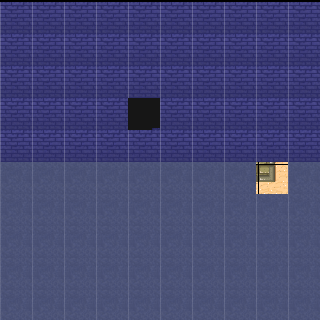

The image is a tile-based game level rendered from a .tmx file. Its description and complete source (layers, tilesets, objects, tile grids) follow:
An orthogonal 10x10 tile map with 32x32 px tiles, 1 tile layer (Tile Layer 1), 2 tilesets and 19 objects (Enemy, static_rock, test_pipe, SomeBossTrigger, MapLoad).

<map version="1.0" orientation="orthogonal" renderorder="right-down" width="10" height="10" tilewidth="32" tileheight="32" nextobjectid="39">
 <tileset firstgid="1" name="sewer_tileset" tilewidth="32" tileheight="32" tilecount="36" columns="6">
  <image source="sewer_tileset.png" width="192" height="217" />
  <tile id="0">
   <properties>
    <property name="solid" type="bool" value="true" />
   </properties>
  </tile>
  <tile id="9">
   <animation>
    <frame tileid="9" duration="475" />
    <frame tileid="22" duration="100" />
    <frame tileid="23" duration="100" />
    <frame tileid="28" duration="100" />
    <frame tileid="29" duration="100" />
   </animation>
  </tile>
  <tile id="24">
   <objectgroup draworder="index">
    <object id="13" x="12.5" y="23.875">
     <polygon points="0.25,-0.75 10.125,3.75 9.5,-15.125 3.09091,-6.70455" />
    </object>
   </objectgroup>
  </tile>
  <tile id="27">
   <objectgroup draworder="index">
    <object id="6" x="10.5455" y="2.81818">
     <polygon points="0,0 -8.18182,16.8182 -1.27273,25.7273 13.3636,26.6364 18.4545,20.4545 7.63636,12.7273 12.5455,6.54545 13.4545,1.18182" />
    </object>
   </objectgroup>
  </tile>
 </tileset>
 <tileset firstgid="37" name="another_tileset" tilewidth="32" tileheight="32" tilecount="48" columns="8">
  <image source="tmw_desert_spacing.png" width="265" height="199" />
  <tile id="18">
   <objectgroup draworder="index">
    <object id="1" x="15" y="19" width="13" height="10" />
    <object id="2" x="9" y="4" width="13" height="10" />
   </objectgroup>
  </tile>
  <tile id="26">
   <objectgroup draworder="index">
    <object id="1" x="9" y="9" width="18" height="13" />
   </objectgroup>
  </tile>
  <tile id="31">
   <objectgroup draworder="index">
    <object id="6" x="17" y="7.09091">
     <polygon points="-0.272727,0.454545 -2.36364,5.09091 -4,11.7273 2.54545,11.2727 6.36364,17.6364 11.5455,16.5455 5.81818,5.90909 14.3636,2.90909 9.45455,-0.181818" />
    </object>
   </objectgroup>
  </tile>
 </tileset>
 <objectgroup name="Boundaries">
  <object id="34" x="0" y="320">
   <polygon points="0,0 0,-320 -32,-320 -32,0" />
  </object>
  <object id="35" x="0" y="320">
   <polygon points="0,0 0,32 320,32 320,0" />
  </object>
  <object id="36" x="320" y="320">
   <polygon points="0,0 0,-320 32,-320 32,0" />
  </object>
  <object id="37" x="0" y="0">
   <polygon points="0,0 0,-32 320,-32 320,0" />
  </object>
 </objectgroup>
 <layer name="Tile Layer 1" width="10" height="10" offsetx="0" offsety="2">
  <data encoding="csv">
7,7,7,7,7,7,7,7,7,7,
7,7,7,7,7,7,7,7,7,7,
7,7,7,7,7,7,7,7,7,7,
7,7,7,7,10,7,7,7,7,7,
7,7,7,7,7,7,7,7,7,7,
19,19,19,19,19,19,19,19,55,19,
19,19,19,19,19,19,19,19,19,19,
19,19,19,19,19,19,19,19,19,19,
19,19,19,19,19,19,19,19,19,19,
19,19,19,19,19,19,19,19,19,19
</data>
 </layer>
 <objectgroup name="Dynamic Entities">
  <object id="7" name="SpiderBoss" type="Enemy" gid="82" x="8.66663" y="147.666" width="32" height="32" />
 </objectgroup>
 <objectgroup name="Static Entities" offsetx="0" offsety="-1">
  <object id="6" gid="28" x="110.667" y="247.667" width="32" height="32">
   <properties>
    <property name="visLayer" type="int" value="0" />
   </properties>
  </object>
  <object id="18" name="static_rock" gid="68" x="83.1667" y="267" width="32" height="32">
   <properties>
    <property name="visLayer" value="0" />
   </properties>
  </object>
  <object id="19" gid="1" x="262.667" y="64" width="32" height="32" />
  <object id="20" gid="7" x="230" y="94.6667" width="32" height="32" />
  <object id="21" name="test_pipe" gid="28" x="253" y="124" width="32" height="32">
   <properties>
    <property name="visLayer" value="0" />
   </properties>
  </object>
  <object id="38" gid="28" x="179.333" y="168.667" width="32" height="32">
   <properties>
    <property name="visLayer" type="int" value="1" />
   </properties>
  </object>
 </objectgroup>
 <objectgroup name="Triggers">
  <object id="9" name="SomeBossTrigger" x="176.667" y="37.9993" width="50.6667" height="35.3333" />
  <object id="25" name="PortalTriggerToLevel3" type="MapLoad" x="30.6667" y="28.6667" width="66.6667" height="58" />
 </objectgroup>
</map>
